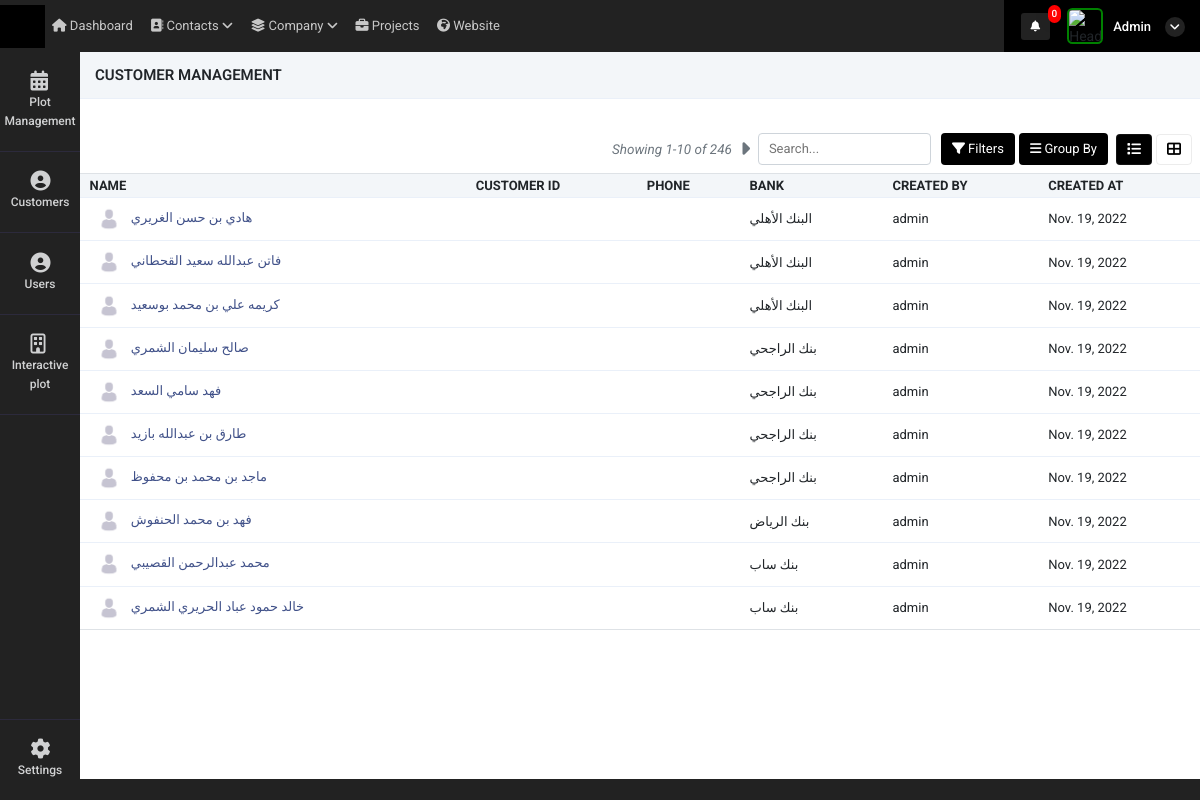
Page /customer_management (signed in) on the committed database.
### super_admin/models.py (models this page shows)
class common(models.Model):  # COMM0N
    dt = models.DateField(auto_now=True)
    tm = models.TimeField(auto_now=True)
    updated = models.DateTimeField(default=timezone.now)
    status = models.CharField(max_length=255, null=True)
    class Meta:
        abstract = True

class Customer_details(common):
    name =  models.CharField(max_length=255,null=True)
    phone = models.CharField(max_length=255,null=True)
    customer_id = models.CharField(max_length=255,null=True)
    bank =  models.CharField(max_length=255,null=True)
    created_by = models.ForeignKey(User,on_delete=models.CASCADE,related_name="Customer_details_created_by", null=True)
    customer_type = models.CharField(max_length=255,choices=customer_comapny_type,null=True)
    company_name =  models.CharField(max_length=255,null=True)
    street1 =  models.CharField(max_length=255,null=True)
    street2 =  models.CharField(max_length=255,null=True)
    city =  models.CharField(max_length=255,null=True)
    satte =  models.CharField(max_length=255,null=True)
    zip =  models.CharField(max_length=255,null=True)
    email =  models.CharField(max_length=255,null=True)
    customer_doc_id = models.FileField(upload_to="customer_document",null=True)
    contract_certi = models.FileField(upload_to="customer_document",null=True)
    tax_certificate  = models.FileField(upload_to="customer_document",null=True)
    other_document = models.FileField(upload_to="customer_document",null=True)
    bank_relation_id = models.ForeignKey(Bank_details,on_delete=models.CASCADE,related_name="Customer_details_Bank_details_id", null=True)
    profile_pic = models.FileField(upload_to="customer_document",null=True)
    customer_doc_id_update_dt = models.DateField(null=True)
    contract_certi_update_dt = models.DateField(null=True)
    tax_certificate_update_dt = models.DateField(null=True)
    other_document_update_dt = models.DateField(null=True)
    customer_doc_id_extesion = models.CharField(max_length=255,null=True)
    contract_certi_extesion = models.CharField(max_length=255,null=True)
    tax_certificate_extesion = models.CharField(max_length=255,null=True)
    other_document_extesion = models.CharField(max_length=255,null=True)
    customer_doc_id_name = models.CharField(max_length=255,null=True)
    contract_certi_name = models.CharField(max_length=255,null=True)
    tax_certificate_name = models.CharField(max_length=255,null=True)
    other_document_name = models.CharField(max_length=255,null=True)

### super_admin/decorators.py (the view, shortened to what this page needs)
        def _wrapped_view(request):
            try:
                uid = user_Details.objects.get(auth_user=request.user.id)
            except:
                pass
            if request.user.is_staff:
                return func(request)
            else:
                return HttpResponse("Invalid")

### super_admin/templates/super_admin/customer_management.html (shortened to what this page needs)
{% extends "super_admin/base10.html" %}
{% load static %}
{% block content %}
<div class="container-fluid px-0">
    <div class="row">
        <div class="col-12 buttns">
            <h5>Customer Management</h5>
        </div>
    </div>
</div>
<div class="container-fluid mt-4 px-0">
    <div class="tab-content">
        <div class="tab-content contnt" id="demo_result_employee">
        <div class="tab-pane active" id="home1" role="tabpanel">
            <div class="d-flex align-items-center justify-content-between px-2">
                <div class="col-md-4 px-0">
                </div>
                <div class="d-flex align-items-center">
                    <span class="text-muted d-flex align-items-center">
                        <i class="text-muted" style="font-size: 13.5px;">Showing
                            {{ page_obj.start_index }}-{{ page_obj.end_index }} of {{ page_obj.paginator.count }}</i>
                        {% if page_obj.has_next %}
                        <a class="next_page_action"
                            data-url="next_page_action_url_Customer_details?page={{page_obj.next_page_number}}"
                            style="color: black;" href="#"><i
                                class="fas fa-caret-right ml-2 pagintn text-muted pagination_add"
                                style="font-size: 20px;margin-top: 3px;"></i></a>
                        {% endif %}
                    </span>
                    <input type="text" class="form-cont ml-2" placeholder="Search..." autocomplete="off" id="search_value"
                    value="" onkeyup="myFunction()">
                    <div class="dropdown btn-group fitr">
                        <button type="button" class="btn btn-prim dropdown-toggle" data-toggle="dropdown">
                            <i class="fas fa-filter"></i>
                            Filters
                        </button>
                    </div>
                    <div class="dropdown btn-group grpby">
                        <button type="button" class="btn btn-prim mx-1 dropdown-toggle" data-toggle="dropdown"> <i
                                class="fas fa-bars"></i>
                            Group By
                        </button>
                    </div>
                    <ul class="nav nav-tabs nav-ta" role="tablist">
                        <li class="nav-item mx-1">
                            <a class="nav-link kan-tab active" data-toggle="tab" href="#ho" role="tab"
                                aria-selected="false">
                                <i class="fas fa-list"></i>
                            </a>
                        </li>
                        <li class="nav-item">
                            <a class="nav-link kan-tab" data-toggle="tab" href="#pro" role="tab" aria-selected="false">
                                <i class="fas fa-th-large"></i>
                            </a>
                        </li>
                    </ul>
                </div>
            </div>
            <div class="tab-content">
                <div class="tab-pane active" id="ho" role="tabpanel">
                    <div class="table-responsive mb-1  mt-2">
                        <table class="table table-nowrap align-middle user_table"  id="orderTable">
                            <thead class="table-light">
                                <tr class="text-uppercase">
                                    <th class="sort" data-sort="customer_name">
                                        Name</th>
                                    <th class="sort" data-sort="date">Customer ID</th>
                                    <th class="sort" data-sort="date">Phone</th>
                                    <th class="sort" data-sort="company">
                                        Bank
                                    </th>
                                    <th class="sort" data-sort="company">
                                        Created By
                                    </th>
                                    <th class="sort" data-sort="company">
                                        Created At
                                    </th>
                                </tr>
                            </thead>
                            <tbody class="list form-check-all append_search_result">
                                {% for i in page_obj %}
                                <tr>
                                    {% if i.profile_pic == '' %}
                                    <td class="id"><img style="width:30px;    border-radius: 50%;" src="{% static 'adminicon.jpg' %}" class="m-1"/><a href="customer_more_details?id={{i.id}}"
                                            class="fw-medium link-primary">&nbsp;{{i.name}}</a>
                                    </td>
                                    {% elif i.profile_pic == None %}
                                    <td class="id"><img style="width:30px;    border-radius: 50%;" src="{% static 'adminicon.jpg' %}" class="m-1"/><a href="customer_more_details?id={{i.id}}"
                                        class="fw-medium link-primary">&nbsp;{{i.name}}</a>
                                    </td>
                                    {% else %}
                                    <td class="id"><img style="width:30px;    border-radius: 50%;" src="./media/{{i.profile_pic}}" class="m-1"/><a href="customer_more_details?id={{i.id}}"
                                            class="fw-medium link-primary">&nbsp;{{i.name}}</a>
                                    </td>
                                    {% endif %}
                                    <td>
                                    </td>
                                    <td class="customer_name">
                                    </td>
                                    <td class="product_name">{{i.bank}}</td>
                                    <td class="date">
                                        {% if i.created_by == None %}
                                        {% else %}
                                        {{i.created_by}}
                                        {% endif %}
                                    </td>
                                    <td>
                                        {{i.dt}}
                                    </td>
                                </tr>
                                {% endfor %}
                            </tbody>
                        </table>
                    </div>
                </div>
            </div>
            <br>
            <br>
        </div>
    </div>
</div>
{% endblock %}

### super_admin/templates/super_admin/base10.html (shortened to what this page needs)
<!doctype html>
<html lang="en">
    {% load static %}
    {% load notification %}
<head>
    <link rel="stylesheet" href="{% static 'admin/css/morris.css' %}">
    <link href="{% static 'admin/css/bootstrap.min.css' %}" rel="stylesheet" type="text/css" />
    <link href="{% static 'admin/css/icons.css' %}" rel="stylesheet" type="text/css" />
    <link href="{% static 'admin/css/style.css' %}" rel="stylesheet" type="text/css" />
</head>
<body class="">
    <div id="wrapper">
        <div class="left side-menu">
            <div class="slimscroll-menu" id="remove-scroll">
                <div id="sidebar-menu" class="sidaber_menu">
                    <ul class="" id="side-menu">
                        {% if bank_nav == 1 %}
                        <li>    <a href="bank_master" class="splnav"> <i class="fas fa-briefcase"></i>        <p>Bank Master</p>    </a></li>
                        <li>    <a href="plot_view_master" class="splnav"> <i class="fas fa-briefcase"></i>        <p>Plot view Master</p>    </a></li>
                        {% else %}
                                                {% if request.user|get_nav_permission:"plot_management" %}
                                                <li>
                                                    <a class="splnav" href="property_management"> <i class="fa fa-calendar"></i>
                                                        <p>Plot Management</p>
                                                    </a>
                                                </li>
                                                {% endif %}
                                                {% if request.user|get_user_type_action:"user_type" %}
                                                <li>
                                                    <a href="customer_management" class="splnav"> <i class="fa fa-user-circle"></i>
                                                        <p>Customers </p>
                                                    </a>
                                                </li>
                                                {% endif %}
                                                {% if request.user|get_nav_permission:"user_management" %}
                                                <li>
                                                    <a href="user_management" class="splnav"> <i class="fa fa-user-circle"></i>
                                                        <p>Users  </p>
                                                    </a>
                                                </li>
                                                {% endif %}
                                                <li>
                                                    <a href="plot" class="splnav"> <i class="fa fa-building-o"></i>
                                                        <p>Interactive plot</p>
                                                    </a>
                                                </li>
                                                {% endif %}
                                                <li class="bootm_toggle_settings_button ">
                                                    <a class="splnav bdr_btmnone_nav" href="profile"> <i class="fa fa-cog"></i>
                                                        <p>Settings</p>
                                                    </a>
                                                </li>
                    </ul>
                </div>
            </div>
        </div>
        <div class="content-page">
            <div class="topbar">
                <div class="navbar-header">
                    <div class="d-flex">
                        <div class="binance">
                        </div>
                    </div>
                    <ul class="navbar-nav1 bg-2 col">
                        <li class="nav-item d-none d-sm-inline-block">
                            <a href="" class="nav-link"><i class="fa fa-home"></i> Dashboard</a>
                        </li>
                        <li class="nav-item d-none d-sm-inline-block">
                            <a href="" class="nav-link"><i class="fa fa-address-book"></i> Contacts <i
                                    class="a-right fa fa-angle-down"></i></a>
                        </li>
                        <li class="nav-item d-none d-sm-inline-block">
                            <a href="" class="nav-link"><i class="fas fa-layer-group"></i> Company <i
                                    class="a-right fa fa-angle-down"></i></a>
                        </li>
                        <li class="nav-item d-none d-sm-inline-block">
                            <a href="" class="nav-link"><i class="fas fa-briefcase"></i> Projects</a>
                        </li>
                        <li class="nav-item d-none d-sm-inline-block">
                            <a href="" class="nav-link"><i class="fas fa-globe-africa"></i> Website</a>
                        </li>
                    </ul>
                    <div class="d-flex align-items-center icns">
                        <div class="dropdown topbar-head-dropdown ms-1 header-item">
                            <a href="view_all_activity">
                                <i class="fas fa-bell fs-icn">
                                    <span
                                        class="position-absolute topbar-badge fs-9 translate-middle badge rounded-pill bg-red">{{ request.user|get_notifications:"sss" }}</span></i>
                                    </a>
                        </div>
                        <div class="dropdown header-item topbar-user king button-drpdown">
                            <span class="d-flex align-items-center drpdown-toggle">
                                <img class="header-profile-user" src="{{ request.user|get_loginUsernameImage:"sss" }}" alt="Header Avatar">
                                <span class="text-start ms-xl-2">
                                    <span class="d-none d-xl-inline-block ms-1 fw-medium user-name-text">  {{request.user.username|title}}</span>
                                    <i class="pro-icn fa fa-angle-down"></i>
                                </span>
                            </span>
                        </div>
                    </div>
                </div>
            </div>
            <div class="content">
                {% block content %}
                {% endblock %}
            </div>
            <footer class="footer">
                <div class="container-fluid">
                    <div class="row">
                        <div class="col-sm-6">
                        </div>
                        <div class="col-sm-6">
                        </div>
                    </div>
                </div>
            </footer>
        </div>
    </div>
</body>
</html>

### rows in the picture
Customer_details: name "هادي بن حسن الغريري", bank "البنك الأهلي", created_by "admin", dt "Nov. 19, 2022"
Customer_details: name "فاتن عبدالله سعيد القحطاني", bank "البنك الأهلي", created_by "admin", dt "Nov. 19, 2022"
Customer_details: name "كريمه علي بن محمد بوسعيد", bank "البنك الأهلي", created_by "admin", dt "Nov. 19, 2022"
Customer_details: name "صالح سليمان الشمري", bank "بنك الراجحي", created_by "admin", dt "Nov. 19, 2022"
Customer_details: name "فهد سامي السعد", bank "بنك الراجحي", created_by "admin", dt "Nov. 19, 2022"
Customer_details: name "طارق بن عبدالله بازيد", bank "بنك الراجحي", created_by "admin", dt "Nov. 19, 2022"
Customer_details: name "ماجد بن محمد بن محفوظ", bank "بنك الراجحي", created_by "admin", dt "Nov. 19, 2022"
Customer_details: name "فهد بن محمد الحنفوش", bank "بنك الرياض", created_by "admin", dt "Nov. 19, 2022"
Customer_details: name "محمد عبدالرحمن القصيبي", bank "بنك ساب", created_by "admin", dt "Nov. 19, 2022"
Customer_details: name "خالد حمود عباد الحريري الشمري", bank "بنك ساب", created_by "admin", dt "Nov. 19, 2022"

### other values in the picture
{{ request.user|get_notifications:"sss" }} "0"
{{ request.user.username|title }} "Admin"
{{ page_obj.start_index }} "1"
{{ page_obj.end_index }} "10"
{{ page_obj.paginator.count }} "246"
